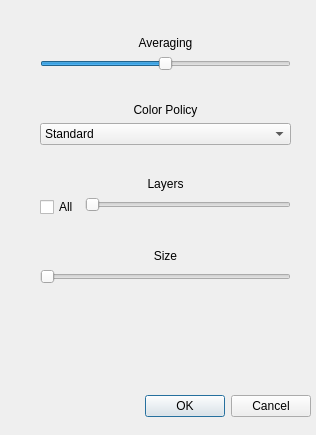
<?xml version="1.0" encoding="UTF-8"?>
<ui version="4.0">
 <class>Dialog</class>
 <widget class="QDialog" name="Dialog">
  <property name="geometry">
   <rect>
    <x>0</x>
    <y>0</y>
    <width>316</width>
    <height>435</height>
   </rect>
  </property>
  <property name="windowTitle">
   <string>Dialog</string>
  </property>
  <widget class="QDialogButtonBox" name="buttonBox">
   <property name="geometry">
    <rect>
     <x>-30</x>
     <y>390</y>
     <width>341</width>
     <height>32</height>
    </rect>
   </property>
   <property name="orientation">
    <enum>Qt::Horizontal</enum>
   </property>
   <property name="standardButtons">
    <set>QDialogButtonBox::Cancel|QDialogButtonBox::Ok</set>
   </property>
  </widget>
  <widget class="QWidget" name="formLayoutWidget">
   <property name="geometry">
    <rect>
     <x>40</x>
     <y>10</y>
     <width>251</width>
     <height>371</height>
    </rect>
   </property>
   <layout class="QFormLayout" name="formLayout">
    <property name="fieldGrowthPolicy">
     <enum>QFormLayout::AllNonFixedFieldsGrow</enum>
    </property>
    <item row="0" column="0" colspan="2">
     <spacer name="horizontalSpacer_2">
      <property name="orientation">
       <enum>Qt::Horizontal</enum>
      </property>
      <property name="sizeHint" stdset="0">
       <size>
        <width>40</width>
        <height>20</height>
       </size>
      </property>
     </spacer>
    </item>
    <item row="1" column="0" colspan="2">
     <widget class="QLabel" name="label">
      <property name="text">
       <string>Averaging</string>
      </property>
      <property name="alignment">
       <set>Qt::AlignCenter</set>
      </property>
     </widget>
    </item>
    <item row="2" column="0" colspan="2">
     <widget class="QSlider" name="horizontalSlider">
      <property name="minimum">
       <number>0</number>
      </property>
      <property name="maximum">
       <number>2</number>
      </property>
      <property name="value">
       <number>1</number>
      </property>
      <property name="orientation">
       <enum>Qt::Horizontal</enum>
      </property>
     </widget>
    </item>
    <item row="3" column="0" colspan="2">
     <spacer name="horizontalSpacer">
      <property name="orientation">
       <enum>Qt::Horizontal</enum>
      </property>
      <property name="sizeHint" stdset="0">
       <size>
        <width>40</width>
        <height>20</height>
       </size>
      </property>
     </spacer>
    </item>
    <item row="4" column="0" colspan="2">
     <widget class="QLabel" name="label_2">
      <property name="text">
       <string>Color Policy</string>
      </property>
      <property name="alignment">
       <set>Qt::AlignCenter</set>
      </property>
     </widget>
    </item>
    <item row="5" column="0" colspan="2">
     <widget class="QComboBox" name="comboBox">
      <item>
       <property name="text">
        <string>Standard</string>
       </property>
      </item>
      <item>
       <property name="text">
        <string>Reversed</string>
       </property>
      </item>
     </widget>
    </item>
    <item row="6" column="0" colspan="2">
     <spacer name="horizontalSpacer_3">
      <property name="orientation">
       <enum>Qt::Horizontal</enum>
      </property>
      <property name="sizeHint" stdset="0">
       <size>
        <width>40</width>
        <height>20</height>
       </size>
      </property>
     </spacer>
    </item>
    <item row="7" column="0" colspan="2">
     <widget class="QLabel" name="label_3">
      <property name="text">
       <string>Layers</string>
      </property>
      <property name="alignment">
       <set>Qt::AlignCenter</set>
      </property>
     </widget>
    </item>
    <item row="8" column="0">
     <widget class="QCheckBox" name="checkBox">
      <property name="text">
       <string>All</string>
      </property>
     </widget>
    </item>
    <item row="8" column="1">
     <widget class="QSlider" name="horizontalSlider_2">
      <property name="enabled">
       <bool>false</bool>
      </property>
      <property name="orientation">
       <enum>Qt::Horizontal</enum>
      </property>
     </widget>
    </item>
    <item row="10" column="0" colspan="2">
     <spacer name="horizontalSpacer_4">
      <property name="orientation">
       <enum>Qt::Horizontal</enum>
      </property>
      <property name="sizeHint" stdset="0">
       <size>
        <width>40</width>
        <height>20</height>
       </size>
      </property>
     </spacer>
    </item>
    <item row="11" column="0" colspan="2">
     <widget class="QLabel" name="label_4">
      <property name="text">
       <string>Size</string>
      </property>
      <property name="alignment">
       <set>Qt::AlignCenter</set>
      </property>
     </widget>
    </item>
    <item row="12" column="0" colspan="2">
     <widget class="QSlider" name="horizontalSlider_3">
      <property name="orientation">
       <enum>Qt::Horizontal</enum>
      </property>
     </widget>
    </item>
    <item row="13" column="0" colspan="2">
     <spacer name="horizontalSpacer_5">
      <property name="orientation">
       <enum>Qt::Horizontal</enum>
      </property>
      <property name="sizeHint" stdset="0">
       <size>
        <width>40</width>
        <height>20</height>
       </size>
      </property>
     </spacer>
    </item>
   </layout>
  </widget>
 </widget>
 <resources/>
 <connections>
  <connection>
   <sender>buttonBox</sender>
   <signal>accepted()</signal>
   <receiver>Dialog</receiver>
   <slot>accept()</slot>
   <hints>
    <hint type="sourcelabel">
     <x>248</x>
     <y>254</y>
    </hint>
    <hint type="destinationlabel">
     <x>157</x>
     <y>274</y>
    </hint>
   </hints>
  </connection>
  <connection>
   <sender>buttonBox</sender>
   <signal>rejected()</signal>
   <receiver>Dialog</receiver>
   <slot>reject()</slot>
   <hints>
    <hint type="sourcelabel">
     <x>316</x>
     <y>260</y>
    </hint>
    <hint type="destinationlabel">
     <x>286</x>
     <y>274</y>
    </hint>
   </hints>
  </connection>
 </connections>
</ui>
